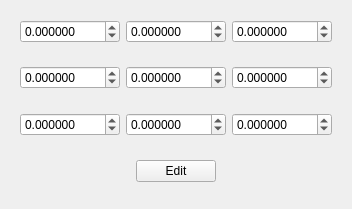
              <widget class="QWidget" name="page">
               <property name="geometry">
                <rect>
                 <x>0</x>
                 <y>0</y>
                 <width>352</width>
                 <height>209</height>
                </rect>
               </property>
               <attribute name="label">
                <string>Cell</string>
               </attribute>
               <layout class="QVBoxLayout" name="verticalLayout_36">
                <item>
                 <widget class="QFrame" name="frame_49">
                  <property name="minimumSize">
                   <size>
                    <width>0</width>
                    <height>180</height>
                   </size>
                  </property>
                  <property name="frameShape">
                   <enum>QFrame::NoFrame</enum>
                  </property>
                  <property name="frameShadow">
                   <enum>QFrame::Raised</enum>
                  </property>
                  <layout class="QVBoxLayout" name="verticalLayout_37">
                   <property name="leftMargin">
                    <number>0</number>
                   </property>
                   <property name="topMargin">
                    <number>0</number>
                   </property>
                   <property name="rightMargin">
                    <number>0</number>
                   </property>
                   <property name="bottomMargin">
                    <number>0</number>
                   </property>
                   <item>
                    <widget class="QFrame" name="frame_50">
                     <property name="locale">
                      <locale language="English" country="UnitedStates"/>
                     </property>
                     <property name="frameShape">
                      <enum>QFrame::NoFrame</enum>
                     </property>
                     <property name="frameShadow">
                      <enum>QFrame::Raised</enum>
                     </property>
                     <layout class="QHBoxLayout" name="horizontalLayout_44">
                      <property name="topMargin">
                       <number>2</number>
                      </property>
                      <property name="bottomMargin">
                       <number>2</number>
                      </property>
                      <item>
                       <widget class="QDoubleSpinBox" name="FormModifyCellEditA1">
                        <property name="locale">
                         <locale language="English" country="UnitedStates"/>
                        </property>
                        <property name="decimals">
                         <number>6</number>
                        </property>
                        <property name="minimum">
                         <double>-999.000000000000000</double>
                        </property>
                        <property name="maximum">
                         <double>999.000000000000000</double>
                        </property>
                       </widget>
                      </item>
                      <item>
                       <widget class="QDoubleSpinBox" name="FormModifyCellEditA2">
                        <property name="locale">
                         <locale language="English" country="UnitedStates"/>
                        </property>
                        <property name="decimals">
                         <number>6</number>
                        </property>
                        <property name="minimum">
                         <double>-999.000000000000000</double>
                        </property>
                        <property name="maximum">
                         <double>999.000000000000000</double>
                        </property>
                       </widget>
                      </item>
                      <item>
                       <widget class="QDoubleSpinBox" name="FormModifyCellEditA3">
                        <property name="locale">
                         <locale language="English" country="UnitedStates"/>
                        </property>
                        <property name="decimals">
                         <number>6</number>
                        </property>
                        <property name="minimum">
                         <double>-999.000000000000000</double>
                        </property>
                        <property name="maximum">
                         <double>999.000000000000000</double>
                        </property>
                       </widget>
                      </item>
                     </layout>
                    </widget>
                   </item>
                   <item>
                    <widget class="QFrame" name="frame_51">
                     <property name="locale">
                      <locale language="English" country="UnitedStates"/>
                     </property>
                     <property name="frameShape">
                      <enum>QFrame::NoFrame</enum>
                     </property>
                     <property name="frameShadow">
                      <enum>QFrame::Raised</enum>
                     </property>
                     <layout class="QHBoxLayout" name="horizontalLayout_45">
                      <property name="topMargin">
                       <number>2</number>
                      </property>
                      <property name="bottomMargin">
                       <number>2</number>
                      </property>
                      <item>
                       <widget class="QDoubleSpinBox" name="FormModifyCellEditB1">
                        <property name="locale">
                         <locale language="English" country="UnitedStates"/>
                        </property>
                        <property name="decimals">
                         <number>6</number>
                        </property>
                        <property name="minimum">
                         <double>-999.000000000000000</double>
                        </property>
                        <property name="maximum">
                         <double>999.000000000000000</double>
                        </property>
                       </widget>
                      </item>
                      <item>
                       <widget class="QDoubleSpinBox" name="FormModifyCellEditB2">
                        <property name="decimals">
                         <number>6</number>
                        </property>
                        <property name="minimum">
                         <double>-999.000000000000000</double>
                        </property>
                        <property name="maximum">
                         <double>999.000000000000000</double>
                        </property>
                       </widget>
                      </item>
                      <item>
                       <widget class="QDoubleSpinBox" name="FormModifyCellEditB3">
                        <property name="decimals">
                         <number>6</number>
                        </property>
                        <property name="minimum">
                         <double>-999.000000000000000</double>
                        </property>
                        <property name="maximum">
                         <double>999.000000000000000</double>
                        </property>
                       </widget>
                      </item>
                     </layout>
                    </widget>
                   </item>
                   <item>
                    <widget class="QFrame" name="frame_52">
                     <property name="locale">
                      <locale language="English" country="UnitedStates"/>
                     </property>
                     <property name="frameShape">
                      <enum>QFrame::NoFrame</enum>
                     </property>
                     <property name="frameShadow">
                      <enum>QFrame::Raised</enum>
                     </property>
                     <layout class="QHBoxLayout" name="horizontalLayout_46">
                      <property name="topMargin">
                       <number>2</number>
                      </property>
                      <property name="bottomMargin">
                       <number>2</number>
                      </property>
                      <item>
                       <widget class="QDoubleSpinBox" name="FormModifyCellEditC1">
                        <property name="decimals">
                         <number>6</number>
                        </property>
                        <property name="minimum">
                         <double>-999.000000000000000</double>
                        </property>
                        <property name="maximum">
                         <double>999.000000000000000</double>
                        </property>
                       </widget>
                      </item>
                      <item>
                       <widget class="QDoubleSpinBox" name="FormModifyCellEditC2">
                        <property name="decimals">
                         <number>6</number>
                        </property>
                        <property name="minimum">
                         <double>-999.000000000000000</double>
                        </property>
                        <property name="maximum">
                         <double>999.000000000000000</double>
                        </property>
                       </widget>
                      </item>
                      <item>
                       <widget class="QDoubleSpinBox" name="FormModifyCellEditC3">
                        <property name="decimals">
                         <number>6</number>
                        </property>
                        <property name="minimum">
                         <double>-999.000000000000000</double>
                        </property>
                        <property name="maximum">
                         <double>999.000000000000000</double>
                        </property>
                       </widget>
                      </item>
                     </layout>
                    </widget>
                   </item>
                   <item>
                    <widget class="QFrame" name="frame_53">
                     <property name="frameShape">
                      <enum>QFrame::NoFrame</enum>
                     </property>
                     <property name="frameShadow">
                      <enum>QFrame::Raised</enum>
                     </property>
                     <layout class="QHBoxLayout" name="horizontalLayout_48">
                      <item>
                       <spacer name="horizontalSpacer_21">
                        <property name="orientation">
                         <enum>Qt::Horizontal</enum>
                        </property>
                        <property name="sizeHint" stdset="0">
                         <size>
                          <width>92</width>
                          <height>20</height>
                         </size>
                        </property>
                       </spacer>
                      </item>
                      <item>
                       <widget class="QPushButton" name="FormModifyCellButton">
                        <property name="text">
                         <string>Edit</string>
                        </property>
                       </widget>
                      </item>
                      <item>
                       <spacer name="horizontalSpacer_9">
                        <property name="orientation">
                         <enum>Qt::Horizontal</enum>
                        </property>
                        <property name="sizeHint" stdset="0">
                         <size>
                          <width>91</width>
                          <height>20</height>
                         </size>
                        </property>
                       </spacer>
                      </item>
                     </layout>
                    </widget>
                   </item>
                  </layout>
                 </widget>
                </item>
                <item>
                 <spacer name="verticalSpacer_6">
                  <property name="orientation">
                   <enum>Qt::Vertical</enum>
                  </property>
                  <property name="sizeHint" stdset="0">
                   <size>
                    <width>20</width>
                    <height>386</height>
                   </size>
                  </property>
                 </spacer>
                </item>
               </layout>
              </widget>
